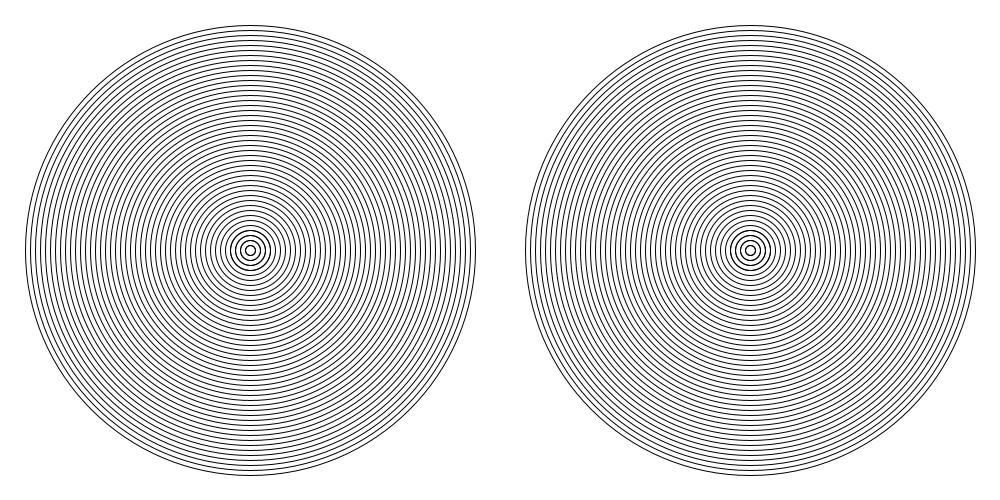
Frame 1 (no input)
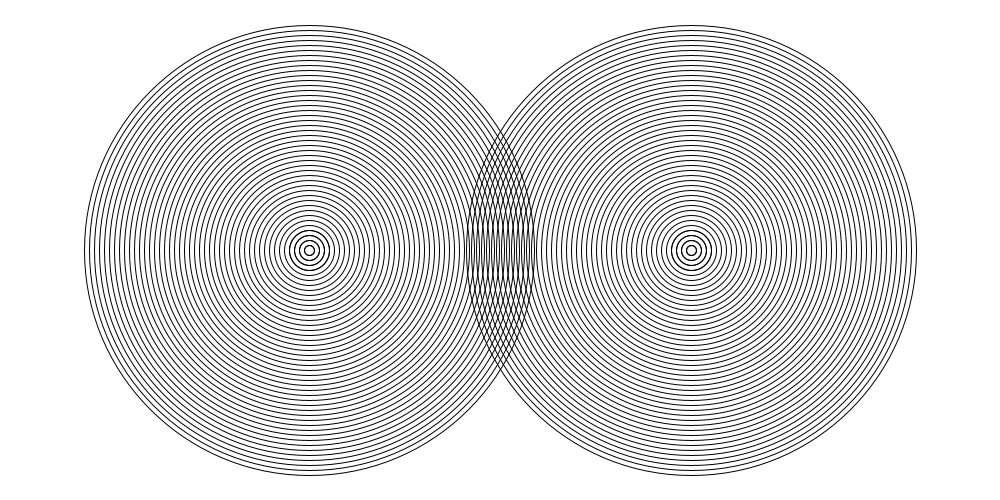
Frame 60 (the mouse pressed at the canvas centre just before this capture)
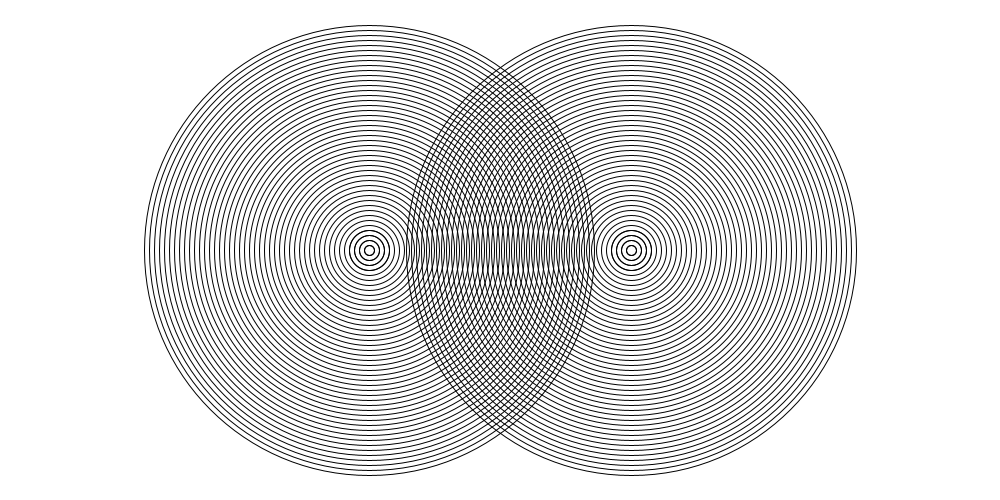
Frame 120 (the mouse held since frame 60 and released just before this capture)

The Processing sketch that drew these frames (run headless with seeded random() and noise(); from frame 60 on, the mouse is pressed at the canvas centre):

// Processing sketch: amazing_rings
// ── amazing_rings.pde
int circle1X = 250;
int circle2X = 750;
int Lspeed = 1;
int Rspeed = -1;
void setup() {
  noFill();
  size(1000, 500);




}

void draw() {
  background(#FFFFFF);
  //left circle
  int size = 450;
  
  for (int i = 0; i<50; i++) {
    ellipse(circle1X, 250, size, size); 
    size-=10;
   
  }
  circle1X+=Lspeed;
  
//right circle
  size = 450;
for (int i = 0; i<50; i++) {
    ellipse(circle2X, 250, size, size); 
    size-=10;
  }
  
  
circle2X+=Rspeed;
if(circle1X<0+125||circle2X<125){
Rspeed = -Rspeed;
Lspeed = -Lspeed;
}

}
